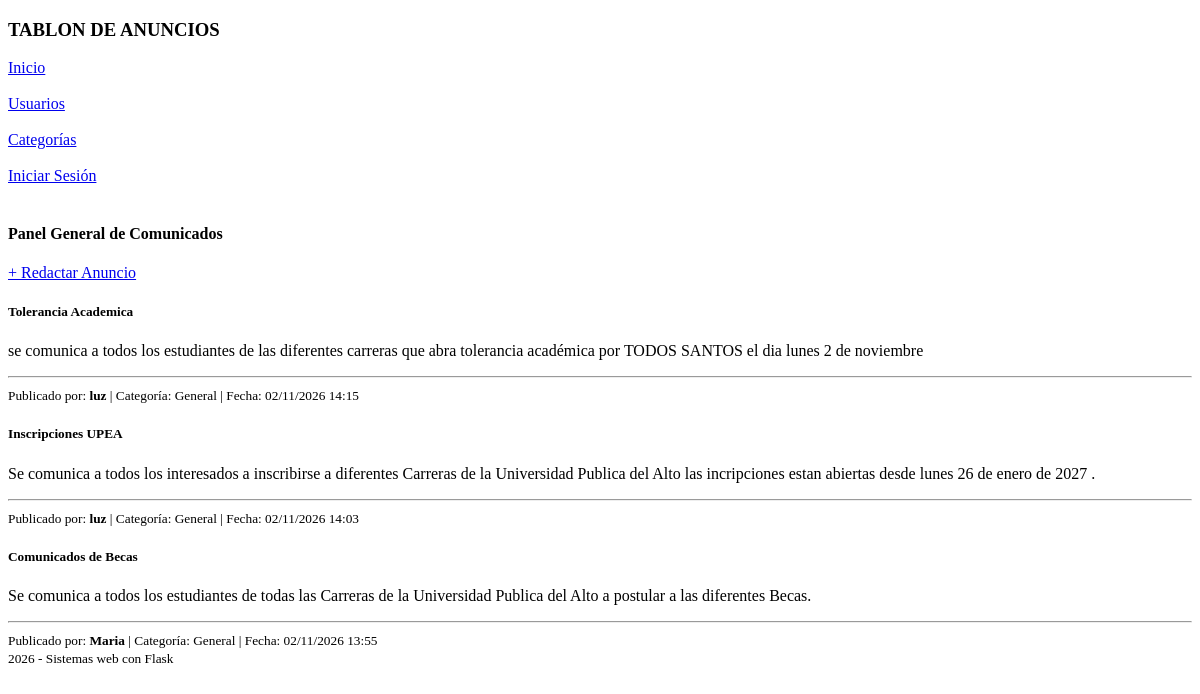
The page / on the database its author committed.
### app/db.py (models this page shows)
class Anuncio(db.Model):
    __tablename__ = 'anuncios'
    id = db.Column(db.Integer, primary_key=True)
    titulo = db.Column(db.String(150), nullable=False)
    contenido = db.Column(db.Text, nullable=False)
    fecha_creacion = db.Column(db.DateTime, default=datetime.utcnow)
    usuario_id = db.Column(db.Integer, db.ForeignKey('usuarios.id'), nullable=False)
    categoria_id = db.Column(db.Integer, db.ForeignKey('categorias.id'), nullable=True)

class Usuario(db.Model):
    __tablename__ = 'usuarios'
    id = db.Column(db.Integer, primary_key=True)
    username = db.Column(db.String(50), unique=True, nullable=False)
    password_hash = db.Column(db.String(255), nullable=False)
    email = db.Column(db.String(100), unique=True, nullable=False)
    anuncios = db.relationship('Anuncio', backref='autor', lazy=True, cascade="all, delete-orphan")

class Categoria(db.Model):
    __tablename__ = 'categorias'
    id = db.Column(db.Integer, primary_key=True)
    nombre = db.Column(db.String(100), unique=True, nullable=False)
    descripcion = db.Column(db.Text, nullable=True)
    anuncios = db.relationship('Anuncio', backref='categoria', lazy=True)

### app/blueprints/anuncios/routes.py (the view)
@anuncios_bp.route('/')
def index():
    lista_anuncios = Anuncio.query.order_by(Anuncio.fecha_creacion.desc()).all()
    return render_template('anuncios/index.html', anuncios=lista_anuncios)

### app/templates/anuncios/index.html (shortened to what this page needs)
{% extends 'base.html' %}
{% block content %}
<div class="d-flex justify-content-between align-items-center mb-4">
    <h4>Panel General de Comunicados</h4>
    <a href="{{ url_for('anuncios.nuevo') }}" class="btn btn-success">+ Redactar Anuncio</a>
</div>
{% for a in anuncios %}
<div class="card mb-3 bg-white shadow-sm">
    <div class="card-body">
        <h5 class="text-primary mb-3"><b>{{ a.titulo }}</b></h5>
        <p class="card-text">{{ a.contenido }}</p>
        <hr class="my-3">
        <div class="d-flex justify-content-between align-items-center flex-wrap gap-2">
            <small class="text-muted">
                Publicado por: <b>{{ a.autor.username }}</b> |
                Categoría: <span class="badge bg-secondary">{{ a.categoria.nombre if a.categoria else 'General' }}</span> |
                Fecha: {{ a.fecha_creacion.strftime('%d/%m/%Y %H:%M') }}
            </small>
        </div>
    </div>
</div>
{% else %}
<div class="alert alert-secondary text-center shadow-sm">No existen anuncios publicados todavía.</div>
{% endfor %}
{% endblock %}

### app/templates/base.html (shortened to what this page needs)
<!DOCTYPE html>
<html lang="es">
<head>
    <link href="https://jsdelivr.net" rel="stylesheet">
    <link rel="stylesheet" href="{{ url_for('static', filename='estilos.css') }}">
</head>
<body class="d-flex flex-column min-vh-100 bg-light">
    <header class="bg-primary text-white text-center py-3">
        <h3 class="m-0">TABLON DE ANUNCIOS</h3>
    </header>
    <nav class="navbar navbar-expand-lg navbar-dark bg-dark">
        <div class="container">
            <a class="navbar-brand" href="/">Inicio</a><br><br>
            <div class="navbar-nav me-auto">
                <a class="nav-link" href="/usuarios">Usuarios</a><br><br>
                <a class="nav-link" href="/categorias">Categorías</a><br><br>
            </div>
            <div class="navbar-nav">
                {% if session.get('username') %}
                    <span class="navbar-text text-white me-3">Usuario: <b>{{ session['username'] }}</b></span>
                    <a href="/auth/logout" class="btn btn-danger btn-sm">Cerrar Sesión</a><br><br>
                {% else %}
                    <a href="/auth/login" class="btn btn-outline-light btn-sm">Iniciar Sesión</a><br><br>
                {% endif %}
            </div>
        </div>
    </nav>
    <main class="container my-4 flex-grow-1">
        {% block content %}{% endblock %}
    </main>
    <footer class="bg-dark text-white text-center py-3 mt-auto">
        <small> 2026 - Sistemas web con Flask</small>
    </footer>
</body>
</html>

### rows shown on the page
Anuncio: titulo "Tolerancia Academica", contenido "se comunica a todos los estudiantes de las diferentes carreras que abra tolerancia académica por TODOS SANTOS el dia lunes 2 de noviembre", autor.username "luz", categoria "General", fecha_creacion "02/11/2026 14:15"
Anuncio: titulo "Inscripciones UPEA", contenido "Se comunica a todos los interesados a inscribirse a diferentes Carreras de la Universidad Publica del Alto las incripciones estan abiertas desde lunes 26 de enero de 2027 .", autor.username "luz", categoria "General", fecha_creacion "02/11/2026 14:03"
Anuncio: titulo "Comunicados de Becas", contenido "Se comunica a todos los estudiantes de todas las Carreras de la Universidad Publica del Alto a postular a las diferentes Becas.", autor.username "Maria", categoria "General", fecha_creacion "02/11/2026 13:55"
